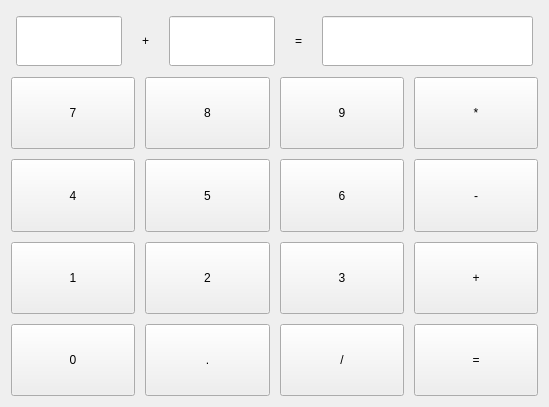
<?xml version="1.0" encoding="UTF-8"?>
<ui version="4.0">
 <class>Form</class>
 <widget class="QWidget" name="Form">
  <property name="geometry">
   <rect>
    <x>0</x>
    <y>0</y>
    <width>549</width>
    <height>407</height>
   </rect>
  </property>
  <property name="windowTitle">
   <string>Form</string>
  </property>
  <layout class="QVBoxLayout" name="verticalLayout_2">
   <item>
    <layout class="QVBoxLayout" name="verticalLayout" stretch="0,1">
     <item>
      <layout class="QHBoxLayout" name="horizontalLayout" stretch="1,0,1,0,2">
       <property name="spacing">
        <number>20</number>
       </property>
       <property name="leftMargin">
        <number>5</number>
       </property>
       <property name="topMargin">
        <number>5</number>
       </property>
       <property name="rightMargin">
        <number>5</number>
       </property>
       <property name="bottomMargin">
        <number>5</number>
       </property>
       <item>
        <widget class="QLineEdit" name="lineEdit">
         <property name="sizePolicy">
          <sizepolicy hsizetype="Expanding" vsizetype="Expanding">
           <horstretch>0</horstretch>
           <verstretch>0</verstretch>
          </sizepolicy>
         </property>
         <property name="minimumSize">
          <size>
           <width>0</width>
           <height>50</height>
          </size>
         </property>
        </widget>
       </item>
       <item>
        <widget class="QLabel" name="label">
         <property name="sizePolicy">
          <sizepolicy hsizetype="Preferred" vsizetype="Expanding">
           <horstretch>0</horstretch>
           <verstretch>0</verstretch>
          </sizepolicy>
         </property>
         <property name="minimumSize">
          <size>
           <width>0</width>
           <height>50</height>
          </size>
         </property>
         <property name="text">
          <string>+</string>
         </property>
        </widget>
       </item>
       <item>
        <widget class="QLineEdit" name="lineEdit_2">
         <property name="sizePolicy">
          <sizepolicy hsizetype="Expanding" vsizetype="Expanding">
           <horstretch>0</horstretch>
           <verstretch>0</verstretch>
          </sizepolicy>
         </property>
         <property name="minimumSize">
          <size>
           <width>0</width>
           <height>50</height>
          </size>
         </property>
        </widget>
       </item>
       <item>
        <widget class="QLabel" name="label_2">
         <property name="sizePolicy">
          <sizepolicy hsizetype="Preferred" vsizetype="Expanding">
           <horstretch>0</horstretch>
           <verstretch>0</verstretch>
          </sizepolicy>
         </property>
         <property name="minimumSize">
          <size>
           <width>0</width>
           <height>50</height>
          </size>
         </property>
         <property name="text">
          <string>=</string>
         </property>
        </widget>
       </item>
       <item>
        <widget class="QLineEdit" name="lineEdit_3">
         <property name="sizePolicy">
          <sizepolicy hsizetype="Expanding" vsizetype="Expanding">
           <horstretch>0</horstretch>
           <verstretch>0</verstretch>
          </sizepolicy>
         </property>
         <property name="minimumSize">
          <size>
           <width>0</width>
           <height>50</height>
          </size>
         </property>
        </widget>
       </item>
      </layout>
     </item>
     <item>
      <layout class="QGridLayout" name="gridLayout">
       <property name="spacing">
        <number>10</number>
       </property>
       <item row="0" column="0">
        <widget class="QPushButton" name="pushButton">
         <property name="sizePolicy">
          <sizepolicy hsizetype="Minimum" vsizetype="Expanding">
           <horstretch>0</horstretch>
           <verstretch>0</verstretch>
          </sizepolicy>
         </property>
         <property name="text">
          <string>7</string>
         </property>
        </widget>
       </item>
       <item row="0" column="1">
        <widget class="QPushButton" name="pushButton_2">
         <property name="sizePolicy">
          <sizepolicy hsizetype="Minimum" vsizetype="Expanding">
           <horstretch>0</horstretch>
           <verstretch>0</verstretch>
          </sizepolicy>
         </property>
         <property name="text">
          <string>8</string>
         </property>
        </widget>
       </item>
       <item row="0" column="2">
        <widget class="QPushButton" name="pushButton_4">
         <property name="sizePolicy">
          <sizepolicy hsizetype="Minimum" vsizetype="Expanding">
           <horstretch>0</horstretch>
           <verstretch>0</verstretch>
          </sizepolicy>
         </property>
         <property name="text">
          <string>9</string>
         </property>
        </widget>
       </item>
       <item row="0" column="3">
        <widget class="QPushButton" name="pushButton_3">
         <property name="sizePolicy">
          <sizepolicy hsizetype="Minimum" vsizetype="Expanding">
           <horstretch>0</horstretch>
           <verstretch>0</verstretch>
          </sizepolicy>
         </property>
         <property name="text">
          <string>*</string>
         </property>
        </widget>
       </item>
       <item row="1" column="0">
        <widget class="QPushButton" name="pushButton_8">
         <property name="sizePolicy">
          <sizepolicy hsizetype="Minimum" vsizetype="Expanding">
           <horstretch>0</horstretch>
           <verstretch>0</verstretch>
          </sizepolicy>
         </property>
         <property name="text">
          <string>4</string>
         </property>
        </widget>
       </item>
       <item row="1" column="1">
        <widget class="QPushButton" name="pushButton_6">
         <property name="sizePolicy">
          <sizepolicy hsizetype="Minimum" vsizetype="Expanding">
           <horstretch>0</horstretch>
           <verstretch>0</verstretch>
          </sizepolicy>
         </property>
         <property name="text">
          <string>5</string>
         </property>
        </widget>
       </item>
       <item row="1" column="2">
        <widget class="QPushButton" name="pushButton_5">
         <property name="sizePolicy">
          <sizepolicy hsizetype="Minimum" vsizetype="Expanding">
           <horstretch>0</horstretch>
           <verstretch>0</verstretch>
          </sizepolicy>
         </property>
         <property name="text">
          <string>6</string>
         </property>
        </widget>
       </item>
       <item row="1" column="3">
        <widget class="QPushButton" name="pushButton_7">
         <property name="sizePolicy">
          <sizepolicy hsizetype="Minimum" vsizetype="Expanding">
           <horstretch>0</horstretch>
           <verstretch>0</verstretch>
          </sizepolicy>
         </property>
         <property name="text">
          <string>-</string>
         </property>
        </widget>
       </item>
       <item row="2" column="0">
        <widget class="QPushButton" name="pushButton_16">
         <property name="sizePolicy">
          <sizepolicy hsizetype="Minimum" vsizetype="Expanding">
           <horstretch>0</horstretch>
           <verstretch>0</verstretch>
          </sizepolicy>
         </property>
         <property name="text">
          <string>1</string>
         </property>
        </widget>
       </item>
       <item row="2" column="1">
        <widget class="QPushButton" name="pushButton_14">
         <property name="sizePolicy">
          <sizepolicy hsizetype="Minimum" vsizetype="Expanding">
           <horstretch>0</horstretch>
           <verstretch>0</verstretch>
          </sizepolicy>
         </property>
         <property name="text">
          <string>2</string>
         </property>
        </widget>
       </item>
       <item row="2" column="2">
        <widget class="QPushButton" name="pushButton_11">
         <property name="sizePolicy">
          <sizepolicy hsizetype="Minimum" vsizetype="Expanding">
           <horstretch>0</horstretch>
           <verstretch>0</verstretch>
          </sizepolicy>
         </property>
         <property name="text">
          <string>3</string>
         </property>
        </widget>
       </item>
       <item row="2" column="3">
        <widget class="QPushButton" name="pushButton_15">
         <property name="sizePolicy">
          <sizepolicy hsizetype="Minimum" vsizetype="Expanding">
           <horstretch>0</horstretch>
           <verstretch>0</verstretch>
          </sizepolicy>
         </property>
         <property name="text">
          <string>+</string>
         </property>
        </widget>
       </item>
       <item row="3" column="0">
        <widget class="QPushButton" name="pushButton_13">
         <property name="sizePolicy">
          <sizepolicy hsizetype="Minimum" vsizetype="Expanding">
           <horstretch>0</horstretch>
           <verstretch>0</verstretch>
          </sizepolicy>
         </property>
         <property name="text">
          <string>0</string>
         </property>
        </widget>
       </item>
       <item row="3" column="1">
        <widget class="QPushButton" name="pushButton_10">
         <property name="sizePolicy">
          <sizepolicy hsizetype="Minimum" vsizetype="Expanding">
           <horstretch>0</horstretch>
           <verstretch>0</verstretch>
          </sizepolicy>
         </property>
         <property name="text">
          <string>.</string>
         </property>
        </widget>
       </item>
       <item row="3" column="2">
        <widget class="QPushButton" name="pushButton_9">
         <property name="sizePolicy">
          <sizepolicy hsizetype="Minimum" vsizetype="Expanding">
           <horstretch>0</horstretch>
           <verstretch>0</verstretch>
          </sizepolicy>
         </property>
         <property name="text">
          <string>/</string>
         </property>
        </widget>
       </item>
       <item row="3" column="3">
        <widget class="QPushButton" name="pushButton_12">
         <property name="sizePolicy">
          <sizepolicy hsizetype="Minimum" vsizetype="Expanding">
           <horstretch>0</horstretch>
           <verstretch>0</verstretch>
          </sizepolicy>
         </property>
         <property name="text">
          <string>=</string>
         </property>
        </widget>
       </item>
      </layout>
     </item>
    </layout>
   </item>
  </layout>
 </widget>
 <resources/>
 <connections/>
</ui>
